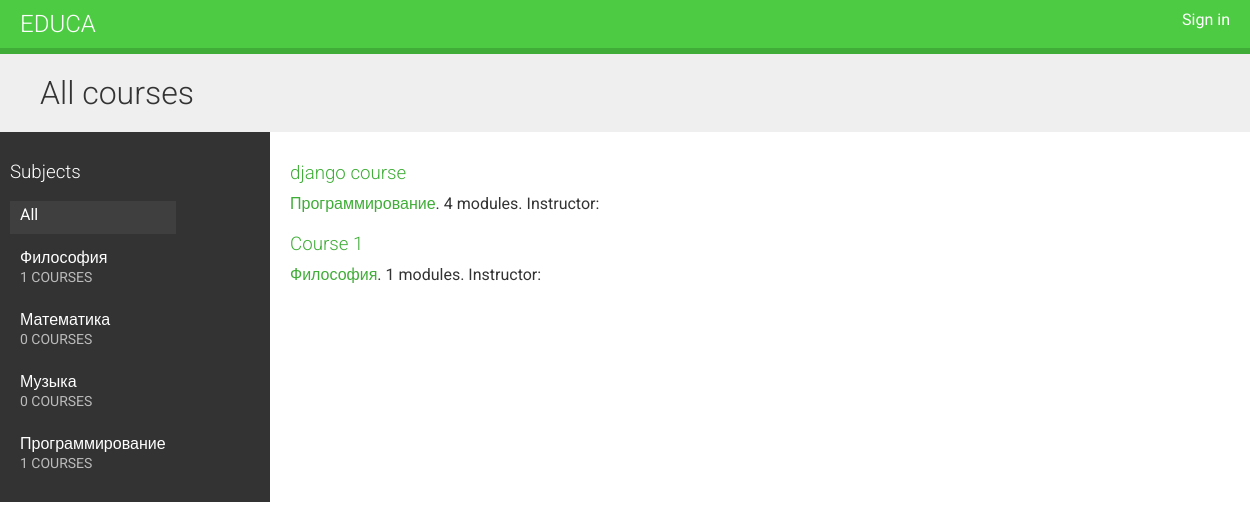
The app's page /, older data.
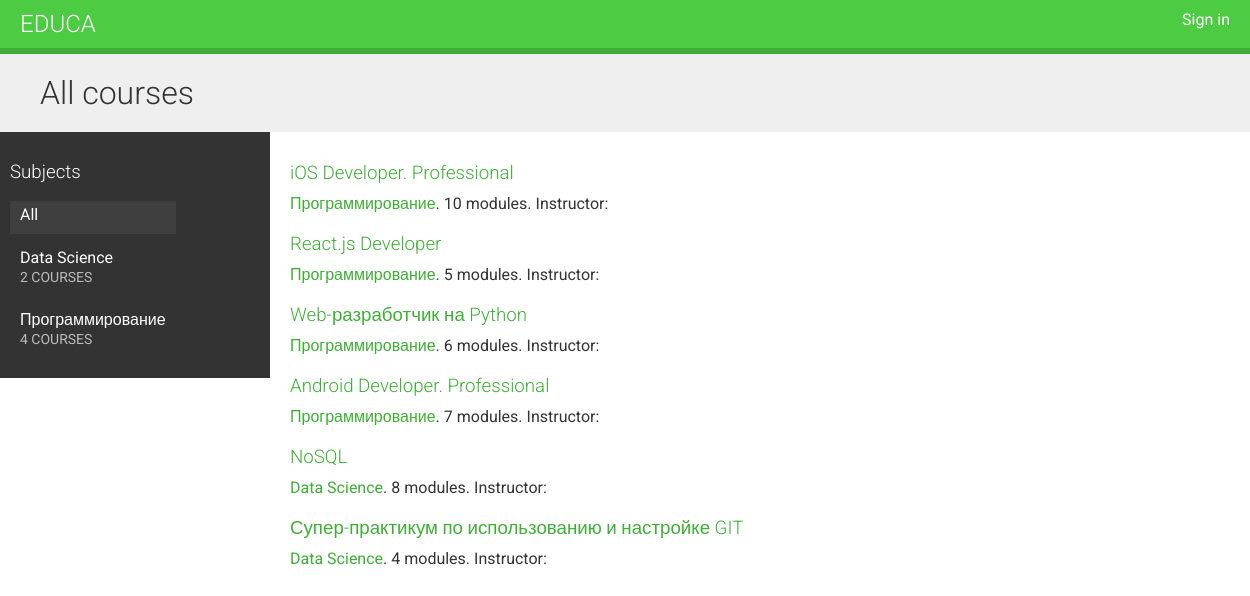
The same page, newer data.
### courses/models.py (models this page shows, shortened)
class Subject(models.Model):
    title = models.CharField(max_length=200)
    slug = models.SlugField(max_length=200, unique=True)
    class Meta:
        ordering = ['title']
    def __str__(self):
        return self.title

class Course(models.Model):
    owner = models.ForeignKey(User,
                              related_name='courses_created',
                              on_delete=models.CASCADE)
    subject = models.ForeignKey(Subject,
                                related_name='courses',
                                on_delete=models.CASCADE)
    title = models.CharField(max_length=200)
    slug = models.SlugField(max_length=200, unique=True)
    overview = models.TextField()
    created = models.DateTimeField(auto_now_add=True)
    students = models.ManyToManyField(User, related_name='courses_joined', blank=True)
    class Meta:
        ordering = ['-created']

### courses/views.py (the view)
# urls.py: path('', CourseListView.as_view(), name='course_list'),
class CourseListView(TemplateResponseMixin, View):
    model = Course
    template_name = 'courses/course/list.html'
    def get(self, request, subject=None):
        subjects = Subject.objects.annotate(total_courses=Count('courses'))
        courses = Course.objects.annotate(total_modules=Count('modules'))
        if subject:
            subject = get_object_or_404(Subject, slug=subject)
            courses = courses.filter(subject=subject)
        return self.render_to_response({'subjects': subjects,
                                        'subject': subject, 'courses': courses})

### courses/templates/courses/course/list.html (shortened to what this page needs)
{% extends "base.html" %}
{% block content %}
<h1>
    {% if subject %}
        {{ subject.title }} courses
    {% else %}
        All courses
    {% endif %}
</h1>
<div class="contents">
    <h3>Subjects</h3>
    <ul id="modules">
        <li {% if not subject %}class="selected"{% endif %}>
            <a href="{% url "course_list" %}">All</a>
        </li>
        {% for s in subjects %}
            <li {% if subject == s %}class="selected"{% endif %}>
                <a href="{% url "course_list_subject" s.slug %}">
                    {{ s.title }}
                    <br><span>{{ s.total_courses }} courses</span>
                </a>
            </li>
        {% endfor %}
    </ul>
</div>
<div class="module">
    {% for course in courses %}
        {% with subject=course.subject %}
            <h3><a href="{% url "course_detail" course.slug %}">{{ course.title }}</a></h3>
            <p>
                <a href="{% url "course_list_subject" subject.slug %}">{{ subject }}</a>.
                {{ course.total_modules }} modules.
                Instructor: {{ course.owner.get_full_name }}
            </p>
        {% endwith %}
    {% endfor %}
</div>
{% endblock %}

### courses/templates/base.html (shortened to what this page needs)
{% load static %}
<!DOCTYPE html>
<html>
<head>
  <link href="{% static "css/base.css" %}" rel="stylesheet">
</head>
<body>
  <div id="header">
    <a href="/" class="logo">Educa</a>
    <ul class="menu">
      {% if request.user.is_authenticated %}
        <li><a href="{% url "logout" %}">Sign out</a></li>
      {% else %}
        <li><a href="{% url "login" %}">Sign in</a></li>
      {% endif %}
    </ul>
  </div>
  <div id="content">
    {% block content %}
    {% endblock %}
  </div>
</body>
</html>

### courses/static/css/base.css (style rules this page uses)
body { margin:0; font-family:'Roboto', sans-serif; font-weight:400; color:#333; }
a { color:#3fad37; text-decoration:none; }
ul { float:left; }
h1, h2, h3, h4, h5, h6 { font-family:'Roboto', sans-serif; font-weight:300; }
h1 { background:#efefef; width:100%; overflow:auto; padding:20px 0 20px 40px; margin:0; }
.module { padding:10px 20px; float:left; width:600px; }
.module h3 { margin:20px 0 0; padding:0; width:100%; }
.module p { margin:10px 0 20px; width:100%; float:left; }
#header { background:#4dcc43; overflow:auto; padding:10px 20px; border-bottom:6px solid #3fad37; }
#header .logo { text-decoration:none; font-family:'Roboto', sans-serif; font-weight:300; text-transform:uppercase; font-size:24px; color:#fff; float:left; }
#header a { color:#fff; }
#header .menu { list-style:none; float:right; margin:0; padding:0; }
.contents { width:20%; padding:10px; float:left; background:#333; color: #fff; font-family:'Roboto', sans-serif; }
.contents ul { list-style:none; margin:0; padding:0; }
.contents ul li { margin:0 0 10px 0; padding:4px 10px 10px; overflow:auto; }
.contents ul li.selected { background:#3f3f3f; }
.contents ul span { text-transform:uppercase; color:#bbb; font-size:14px; }
.contents ul a { display:block; color:#fff; text-decoration:none; }

Row changes from the older to the newer data that the page shows:
removed Subject: title "Философия", total_courses "1"
removed Subject: title "Математика", total_courses "0"
removed Subject: title "Музыка", total_courses "0"
removed Course: title "django course", subject "Программирование", total_modules "4"
removed Course: title "Course 1", subject "Философия", total_modules "1"
added Subject: title "Data Science", total_courses "2"
computed for Subject "Программирование": total_courses "1" → "4"
added Course: title "iOS Developer. Professional", subject "Программирование", total_modules "10"
added Course: title "React.js Developer", subject "Программирование", total_modules "5"
added Course: title "Web-разработчик на Python", subject "Программирование", total_modules "6"
added Course: title "Android Developer. Professional", subject "Программирование", total_modules "7"
added Course: title "NoSQL", subject "Data Science", total_modules "8"
added Course: title "Супер-практикум по использованию и настройке GIT", subject "Data Science", total_modules "4"
